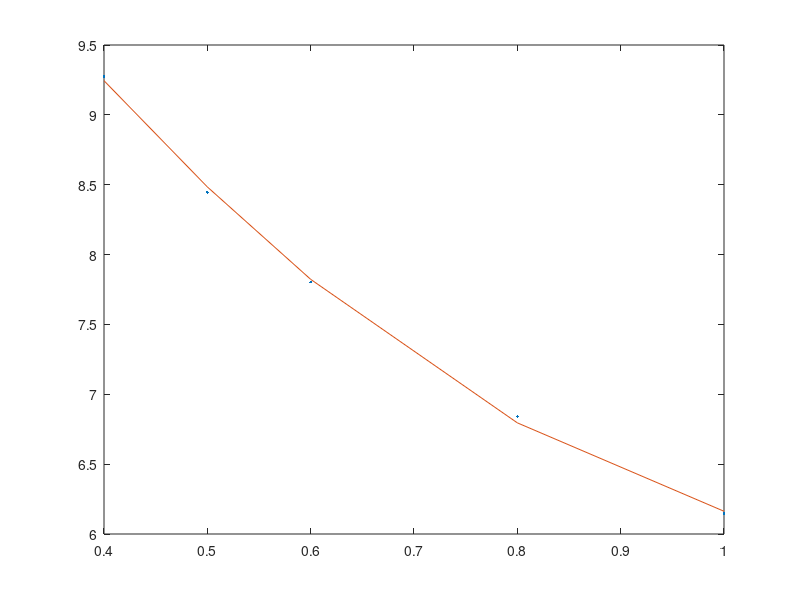

The MATLAB script that drew this image: (Note: this script raises an error after producing the figure.)
clear all; close all;clc;

x = 0.66164
%%AL
E6 = 7.802E-02;
E8 = 6.841E-02;

a = (E8-E6)/(0.8-0.6);
b = E6-a*0.6;
EAL = (a*x+b)*10^2

mys  = [9.276,8.445,7.802,6.841,6.146];
Es   = [4,5,6,8,10].*0.1;

plot(Es,mys,'.')
hold on 
[beta,R,J,CovB,MSE,ErrorModelInfo] = nlinfit(Es,mys,@(beta,x) beta(1).*x.^2+beta(2).*x+beta(3),[1,1,1]);
 plot(Es,beta(1).*Es.^2+beta(2).*Es+beta(3))

% [beta] = nlinfit(Es,mys,@(beta,x) beta(1).*exp(-x.*beta(2))+beta(3),[10,0.1,5]);
% plot(Es,beta(1).*exp(-Es.*beta(2))+beta(3))
EAL = beta(1).*x.^2+beta(2).*x+beta(3)

[Ypred,delta] = nlpredci(@(beta,x) beta(1).*x.^2+beta(2).*x+beta(3),x,beta,R,'jacobian',J,'alpha',0.35)
delta*[2.699e+00]*10^-2

%% Lead
E6 = 1.248E-01;
E8 = 8.870E-02;

a = (E8-E6)/(0.8-0.6);
b = E6-a*0.6;
Epb = (a*x+b)*10^2

%% CU
E6 = 7.625E-02;
E8 = 6.605E-02;

a = (E8-E6)/(0.8-0.6);
b = E6-a*0.6;
Ecu = (a*x+b)*10^2

%% Brass
